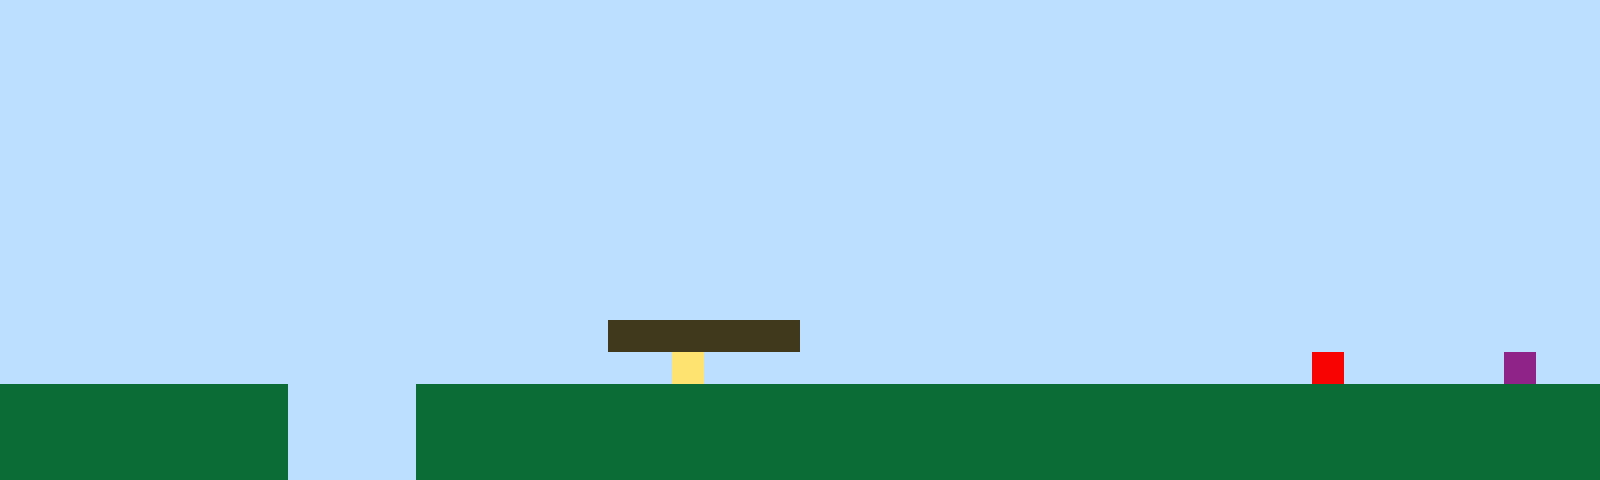

This game map was drawn from its Tiled (.tmx) file and the tilesets committed beside it. A one-line description and the full map source follow:
An orthogonal 50x15 tile map with 32x32 px tiles, 1 tile layer (Tile Layer 1).

<map version="1.10" tiledversion="1.11.2" orientation="orthogonal" renderorder="right-up" width="50" height="15" tilewidth="32" tileheight="32" infinite="0" nextlayerid="2" nextobjectid="1"><editorsettings><export target="map1.csv" format="csv" /></editorsettings><tileset firstgid="1" name="sprites" tilewidth="32" tileheight="32" tilecount="6" columns="3"><image source="sprites.png" width="96" height="64" /></tileset><layer id="1" name="Tile Layer 1" width="50" height="15"><data encoding="csv">1,1,1,1,1,1,1,1,1,1,1,1,1,1,1,1,1,1,1,1,1,1,1,1,1,1,1,1,1,1,1,1,1,1,1,1,1,1,1,1,1,1,1,1,1,1,1,1,1,1,1,1,1,1,1,1,1,1,1,1,1,1,1,1,1,1,1,1,1,1,1,1,1,1,1,1,1,1,1,1,1,1,1,1,1,1,1,1,1,1,1,1,1,1,1,1,1,1,1,1,1,1,1,1,1,1,1,1,1,1,1,1,1,1,1,1,1,1,1,1,1,1,1,1,1,1,1,1,1,1,1,1,1,1,1,1,1,1,1,1,1,1,1,1,1,1,1,1,1,1,1,1,1,1,1,1,1,1,1,1,1,1,1,1,1,1,1,1,1,1,1,1,1,1,1,1,1,1,1,1,1,1,1,1,1,1,1,1,1,1,1,1,1,1,1,1,1,1,1,1,1,1,1,1,1,1,1,1,1,1,1,1,1,1,1,1,1,1,1,1,1,1,1,1,1,1,1,1,1,1,1,1,1,1,1,1,1,1,1,1,1,1,1,1,1,1,1,1,1,1,1,1,1,1,1,1,1,1,1,1,1,1,1,1,1,1,1,1,1,1,1,1,1,1,1,1,1,1,1,1,1,1,1,1,1,1,1,1,1,1,1,1,1,1,1,1,1,1,1,1,1,1,1,1,1,1,1,1,1,1,1,1,1,1,1,1,1,1,1,1,1,1,1,1,1,1,1,1,1,1,1,1,1,1,1,1,1,1,1,1,1,1,1,1,1,1,1,1,1,1,1,1,1,1,1,1,1,1,1,1,1,1,1,1,1,1,1,1,1,1,1,1,1,1,1,1,1,1,1,1,1,1,1,1,1,1,1,1,1,1,1,1,1,1,1,1,1,1,1,1,1,1,1,1,1,1,1,1,1,1,1,1,1,1,1,1,1,1,1,1,1,1,1,1,1,1,1,1,1,1,1,1,1,1,1,1,1,1,1,1,1,1,1,1,1,1,1,1,1,1,1,1,1,1,1,1,1,1,1,1,1,1,1,1,1,1,1,1,1,1,1,1,1,1,1,1,1,1,1,1,1,1,1,1,1,1,1,1,1,1,1,1,1,1,1,1,1,1,1,1,1,1,1,1,1,1,1,1,1,1,1,1,1,1,1,1,1,1,1,3,3,3,3,3,3,1,1,1,1,1,1,1,1,1,1,1,1,1,1,1,1,1,1,1,1,1,1,1,1,1,1,1,1,1,1,1,1,1,1,1,1,1,1,1,1,1,1,1,1,1,1,4,1,1,1,1,1,1,1,1,1,1,1,1,1,1,1,1,1,1,1,5,1,1,1,1,1,6,1,1,2,2,2,2,2,2,2,2,2,1,1,1,1,2,2,2,2,2,2,2,2,2,2,2,2,2,2,2,2,2,2,2,2,2,2,2,2,2,2,2,2,2,2,2,2,2,2,2,2,2,2,2,2,2,2,2,2,2,2,1,1,1,1,2,2,2,2,2,2,2,2,2,2,2,2,2,2,2,2,2,2,2,2,2,2,2,2,2,2,2,2,2,2,2,2,2,2,2,2,2,2,2,2,2,2,2,2,2,2,1,1,1,1,2,2,2,2,2,2,2,2,2,2,2,2,2,2,2,2,2,2,2,2,2,2,2,2,2,2,2,2,2,2,2,2,2,2,2,2,2</data></layer></map>
